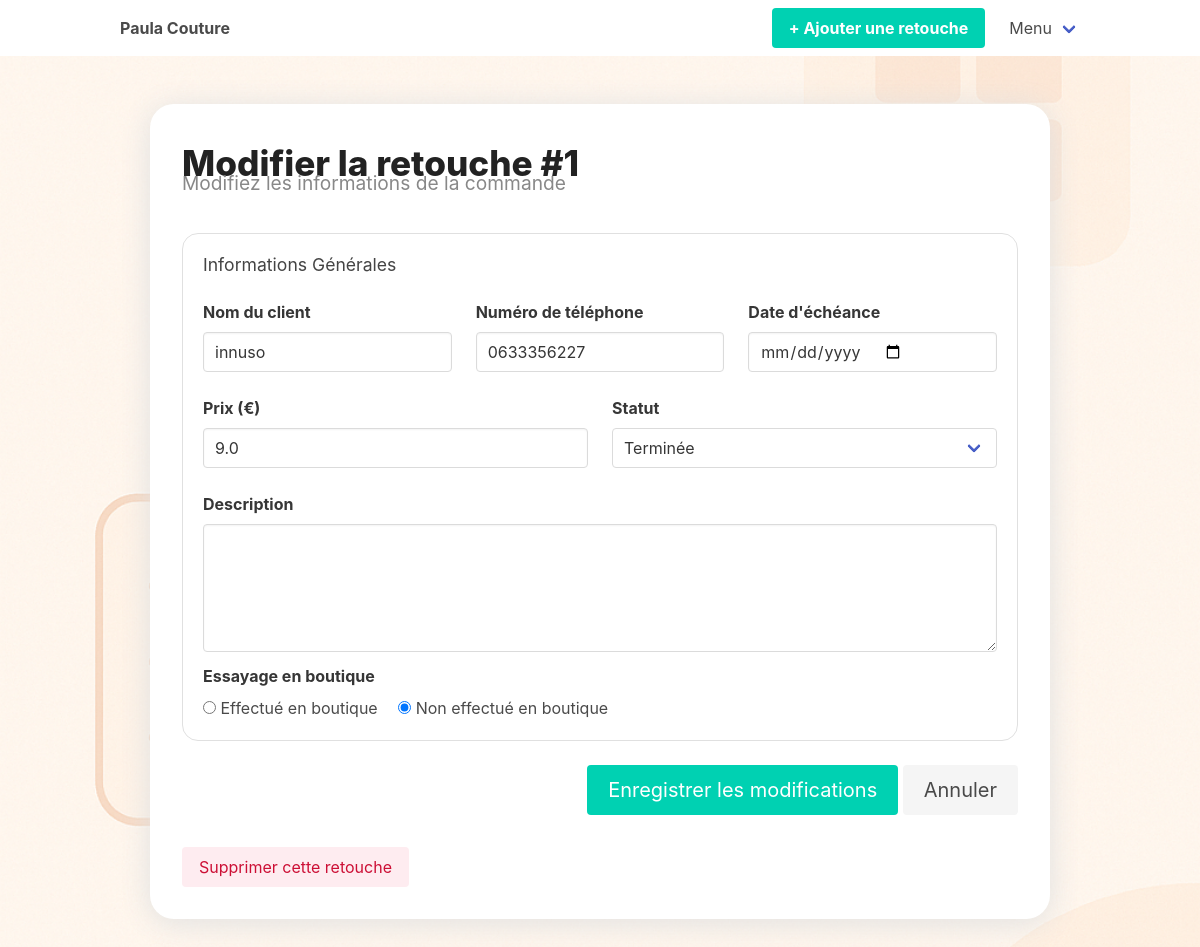
Page /retouche/1/modifier on the committed database.
### mon_atelier/routes.py (models this page shows, shortened)
class Retouche(db.Model):
    client_id = db.Column(db.Integer, db.ForeignKey('client.id'), nullable=False)
    ticket_id = db.Column(db.Integer, db.ForeignKey('ticket.id'), nullable=False)
    id = db.Column(db.Integer, primary_key=True)
    prix = db.Column(db.Float, nullable=True)
    description = db.Column(db.Text, nullable=True)
    statut = db.Column(db.String(20), default='En cours')
    essayage_boutique = db.Column(db.Boolean, default=False)
    detail_retouche_id = db.Column(db.Integer, db.ForeignKey('detail_retouche.id'), nullable=True)
    detail = db.relationship('DetailRetouche', backref='retouches')

class Client(db.Model):
    id = db.Column(db.Integer, primary_key=True)
    nom = db.Column(db.String(100), nullable=False)
    numero_telephone = db.Column(db.String(20), nullable=True, unique=False)
    retouches = db.relationship('Retouche', backref='client', lazy='dynamic', cascade="all, delete-orphan")
    tickets = db.relationship('Ticket', backref='client', lazy=True)

### mon_atelier/routes.py (the view, shortened to what this page needs)
@app.route('/retouche/<int:id>/modifier', methods=['GET', 'POST'])
def modifier_retouche(id):
    retouche = Retouche.query.get_or_404(id)
    categories = Categorie.query.all()
    return render_template('modifier_retouche.html', retouche=retouche, categories=categories)

### mon_atelier/__init__.py (called while the page is built)
@app.context_processor
def inject_config():
    return dict(config=app.config)

@app.context_processor
def inject_timedelta():
    return dict(timedelta=timedelta)

### mon_atelier/templates/modifier_retouche.html (shortened to what this page needs)
{% extends 'base.html' %}
{% block content %}
<section class="section" style="background: #eaf3fa; min-height: 100vh;">
    <div style="max-width: 900px; margin: 0 auto; box-shadow: 0 4px 32px #e0e0e0; border-radius: 24px; overflow: hidden; background: #fff;">
        <div style="padding: 2.5rem 2rem 2rem 2rem;">
            <h1 class="title" style="font-size:2.2rem; font-weight:800; color:#222; margin-bottom:0.2em;">Modifier la retouche #{{ retouche.id }}</h1>
            <h2 class="subtitle" style="font-size:1.2rem; color:#888; margin-bottom:2em;">Modifiez les informations de la commande</h2>
            <form method="POST" action="{{ url_for('modifier_retouche', id=retouche.id) }}">
                <div class="box" style="box-shadow:none; border-radius:16px;">
                    <h2 class="subtitle is-4" style="font-size:1.1rem; color:#444;">Informations Générales</h2>
                    <div class="columns">
                        <div class="column">
                            <div class="field">
                                <label class="label">Nom du client</label>
                                <div class="control">
                                    <input class="input" type="text" name="nom_client" value="{{ retouche.client.nom }}" required>
                                </div>
                            </div>
                        </div>
                        <div class="column">
                            <div class="field">
                                <label class="label">Numéro de téléphone</label>
                                <div class="control">
                                    <input class="input" type="tel" name="numero_telephone" value="{{ retouche.client.numero_telephone }}" required>
                                </div>
                            </div>
                        </div>
                        <div class="column">
                            <div class="field">
                                <label class="label">Date d'échéance</label>
                                <div class="control">
                                    <input class="input" type="date" name="date_echeance" value="{{ retouche.date_echeance.strftime('%Y-%m-%d') if retouche.date_echeance else '' }}">
                                </div>
                            </div>
                        </div>
                    </div>
                    <div class="columns">
                        <div class="column">
                            <div class="field">
                                <label class="label">Prix (€)</label>
                                <div class="control">
                                    <input class="input" type="number" step="0.01" name="prix" value="{{ retouche.prix or '' }}">
                                </div>
                            </div>
                        </div>
                        <div class="column">
                            <div class="field">
                                <label class="label">Statut</label>
                                <div class="control">
                                    <div class="select is-fullwidth">
                                        <select name="statut">
                                            <option value="Terminée" {% if retouche.statut == 'Terminée' %}selected{% endif %}>Terminée</option>
                                        </select>
                                    </div>
                                </div>
                            </div>
                        </div>
                    </div>
                    <div class="field">
                        <label class="label">Description</label>
                        <div class="control">
                            <textarea class="textarea" name="description">{{ retouche.description or '' }}</textarea>
                        </div>
                    </div>
                    <div class="field">
                        <label class="label">Essayage en boutique</label>
                        <div class="control">
                            <label class="radio">
                                <input type="radio" name="essayage_boutique" value="on" {% if retouche.essayage_boutique %}checked{% endif %}>
                                Effectué en boutique
                            </label>
                            <label class="radio" style="margin-left:1em;">
                                <input type="radio" name="essayage_boutique" value="off" {% if not retouche.essayage_boutique %}checked{% endif %}>
                                Non effectué en boutique
                            </label>
                        </div>
                    </div>
                </div>
                <div class="has-text-right mt-4">
                    <button class="button is-primary is-medium" type="submit">Enregistrer les modifications</button>
                    <a href="{{ url_for('detail_retouche', id=retouche.id) }}" class="button is-light is-medium">Annuler</a>
                </div>
            </form>
            <form method="POST" action="{{ url_for('supprimer_retouche', id=retouche.id) }}" onsubmit="return confirm('Êtes-vous sûr de vouloir supprimer définitivement cette retouche ?');" style="margin-top:2rem;">
                <button type="submit" class="button is-danger is-light">Supprimer cette retouche</button>
            </form>
        </div>
    </div>
</section>
{% endblock %}

### mon_atelier/static/css/custom.css (style rules this page uses)
html { background-image: url('/static/images/fond_calendrier.png') !important; background-size: cover !important; background-position: center !important; background-attachment: fixed !important; }
body { background-color: transparent !important; }
.section { background-color: transparent !important; }
.box { background: #fff !important; box-shadow: 0 6px 20px rgba(0,0,0,0.07); border-radius: 12px; border: 1px solid #e0e0e0; }

### mon_atelier/templates/base.html (style rules this page uses)
body { background-color: #f6f6ff; }
.box { background-color: white; }

### rows in the picture
Retouche: id "1", prix "9.0", statut "Terminée", essayage_boutique "☐ Effectué en boutique", essayage_boutique "☑ Non effectué en boutique"
Client: nom_client "innuso", numero_telephone "0633356227"
